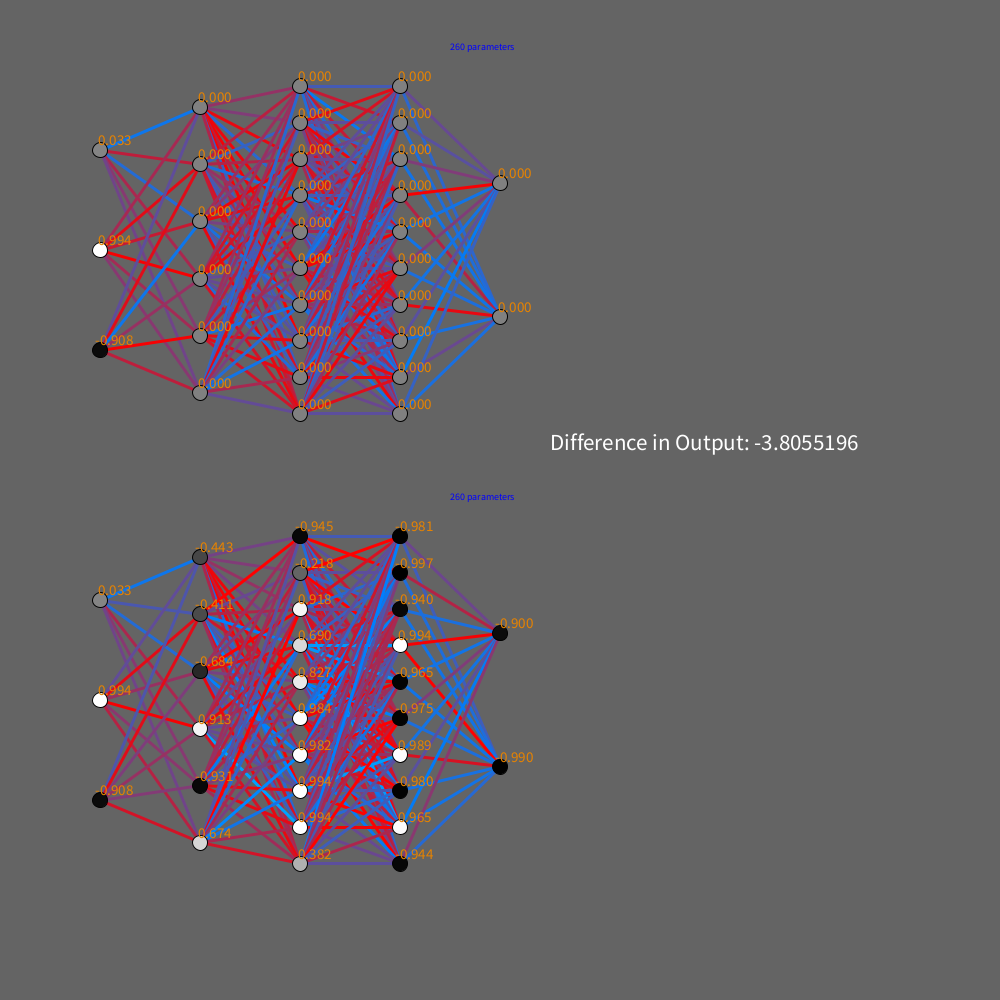
Frame 1 (no input)
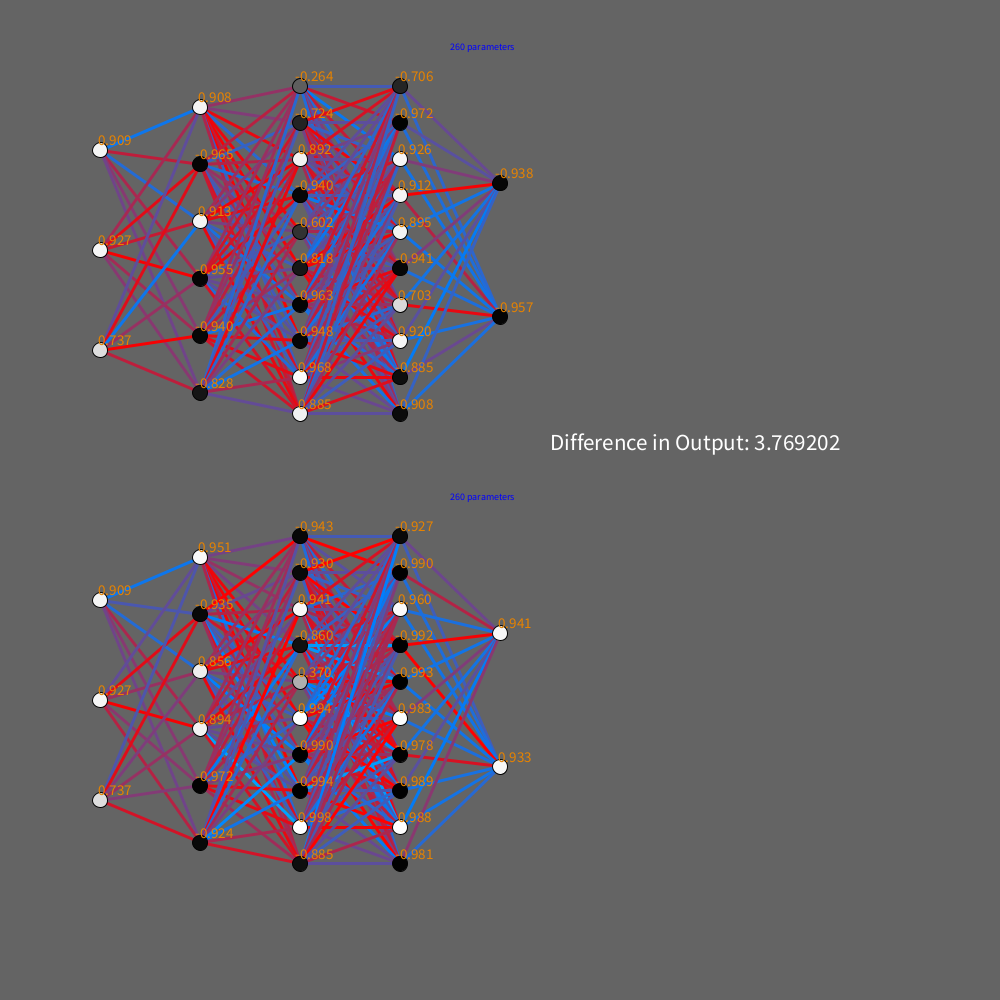
Frame 60 (the mouse pressed at the canvas centre just before this capture)
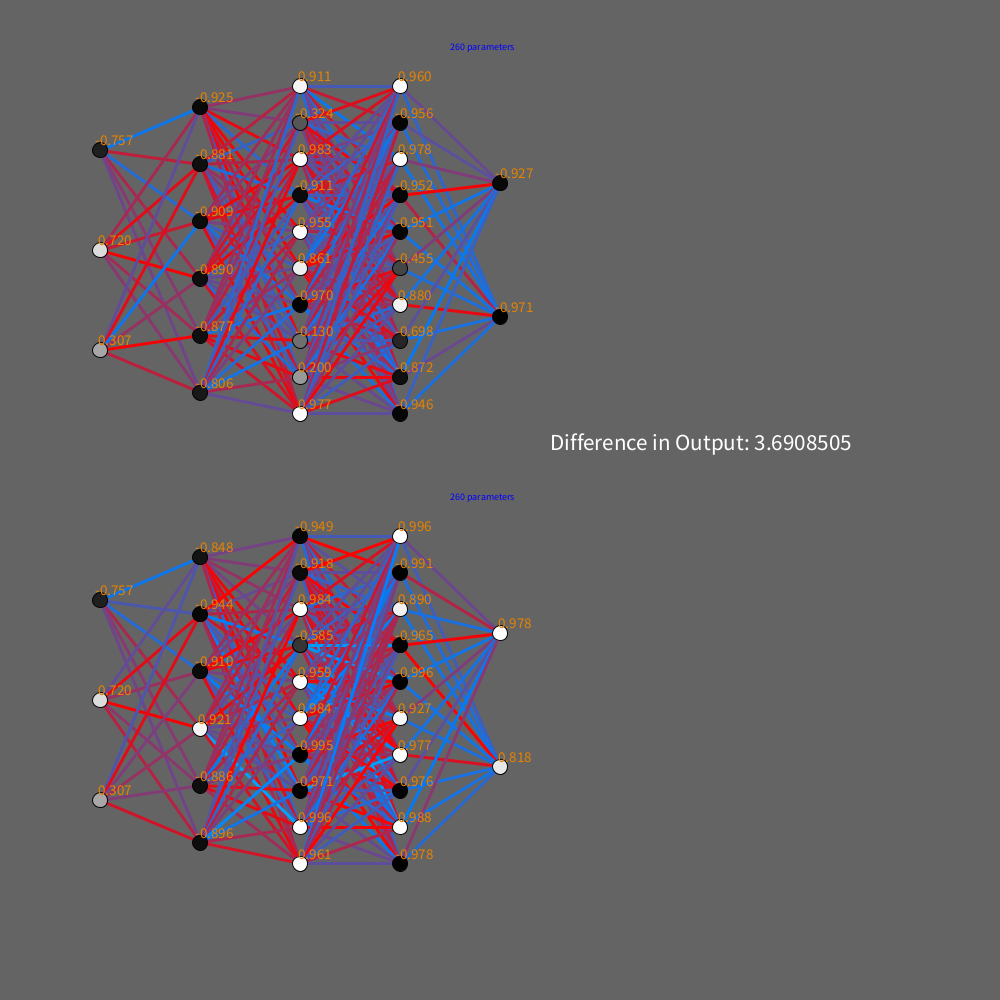
Frame 120 (the mouse held since frame 60 and released just before this capture)

The Processing sketch that drew these frames (run headless with seeded random() and noise(); from frame 60 on, the mouse is pressed at the canvas centre):

// Processing sketch: neural_net_test
// ── neural_net_test.pde
int[] layout = {3,6,10,10,2};
float[] testInput = generateTestInputs(2);

NeuralNet nn;
NeuralNet n2;
boolean ran = false;

void setup(){
  //layout = generateLayouts(100);
  nn = new NeuralNet(layout);
  n2 = new NeuralNet(nn);
  size(1000, 1000);
  frameRate(24);
  textSize(15);
  nn.inputValues(testInput);
  n2.mutate(10, 0.5);
 
  
  
  
}

void draw(){
  background(100);
  
  
  
  float[] testInput2 = {sin(frameCount/30.0),cos(frameCount/9.0),-cos(frameCount/30.0+0.4)};
  //float[] testInput2 = {sin(frameCount/30.0)};
  nn.inputValues(testInput2);
  n2.inputValues(testInput2);
  

  nn.show(100, 50, 400, true);
  
  
  nn.run();
  long start = System.nanoTime();
  n2.run();
  print("run() took: "+((System.nanoTime()-start)/1000000.0)+" miliseconds with "+n2.parameter+" parameters");
  
  start = System.nanoTime();
  n2.show(100, 500, 400, true);
  println("    show() took: "+((System.nanoTime()-start)/1000000.0)+" miliseconds with "+n2.parameter+" parameters");
  
  
  float outDiff = n2.outputSum()-nn.outputSum();
  
  push();
  textSize(23);
  text("Difference in Output: "+outDiff, 550, 450);
 
  pop();
}






float[] generateTestInputs(int size){
  float[] out = new float[size];
  for(int i = 0; i<size; i++){
    out[i]=random(0,1);
  }
  return out;
}

int[] generateLayouts(int size){
  int[] out = new int[size];
  for(int i = 0; i<size; i++){
    
    out[i]=(int) Math.floor(sqrt(i));  //construct layout here based on i
    
    if(out[i]<1){out[i]=1;}
  }
  
  return out;
}

// ── Edge.pde
class Edge{
 
  float weight;
  float colorShift;
  
  public Edge( float fac, float pF){
    weight = fac;
    colorShift = (weight+pF)*(250.0/(2*pF));
  }
  
  void show(float inx,float iny,float outx,float outy){
    push();
    stroke(250-colorShift,0.5*colorShift,colorShift);
    strokeWeight(3);
    line(inx, iny, outx, outy);
    pop();
  }
  
  void mutate(float amount){
    
    
    weight+=random(-amount, amount);
    colorShift = (weight+10)*12.5;
   
  }
  
  void setWeight(float in){
    weight=in;
  }


}

// ── NeuralNet.pde
class NeuralNet{
  
  float pF = 10;
  int parameter;
  
  public int[] layout;
  
  ArrayList<Node[]> layers = new ArrayList();
  ArrayList<Edge[][]> edges = new ArrayList();
  
  public NeuralNet(int[] in){
    layout = in;
    this.fillNet();
    parameter = calcParameter();
  }
  
  
  
  public NeuralNet(NeuralNet in){
    this.layout = in.layout;
    this.pF = in.pF;
    this.layers = nodeCopy(in);
    this.edges = edgeCopy(in);
    parameter = calcParameter();
  }
  
  
  
  
  void fillNet(){
    for(int i =0; i<layout.length; i++){
     
      Node[] nodes = new Node[(int)layout[i]];
    
      if(i<layout.length-1){
        
         Edge[][] connections = new Edge[(int)layout[i]][(int)layout[i+1]];
         
         for(int j =0; j<layout[i]; j++){
          for(int k = 0; k<layout[i+1]; k++){
             connections[j][k]=new Edge(random(-pF,pF), pF);
          }
         }
         
         edges.add(connections);
      }
      for(int j =0; j<layout[i]; j++){
       nodes[j]=new Node();
       
      }
       layers.add(nodes);
     }
   }
   
   
   
   
   
   
   
   void show(float x, float y, float size, boolean showParameter){
    // print("layers: "+layers.size());
    // print("edges: "+edges.size());
     for(int i = 0; i<layers.size()-1; i++){
       for(int j = 0; j<layers.get(i).length; j++){
         for(int k = 0; k<layers.get(i+1).length; k++){
           edges.get(i)[j][k].show(x+((size/(layers.size()-1.0))*i), y+((size/(layers.get(i).length+1.0))*(j+1.0)), x+((size/(layers.size()-1.0))*(i+1.0)), y+((size/(layers.get(i+1).length+1.0))*(k+1.0)));
         }    
       }
     }
     for(int i = 0; i<layers.size(); i++){
       for(int j = 0; j<layers.get(i).length; j++){
         layers.get(i)[j].show(x+((size/(layers.size()-1.0))*i), y+((size/(layers.get(i).length+1))*(j+1.0)));
       }
     }
     
     if(showParameter){
       push();
         textSize(10);
         fill(0,0,255);
         text(parameter+" parameters", x+size-50, y);
       pop();
     }
   }
   
   int calcParameter(){
     int parameter = 0;
       for(int i =0; i<layout.length; i++){
         parameter+=layout[i]*2;
         if(i<layout.length-1){
           parameter+=layout[i]*layout[i+1];
         }
       }
       return parameter;
   }
   
   
   
   
   
   
   void run(){
     for(int i = 1; i<layers.size(); i++){
       for(int j = 0; j<layers.get(i).length;j++){
         float[] in = new float[layers.get(i-1).length];
           for(int k = 0; k<in.length;k++){
             in[k]=layers.get(i-1)[k].getValue()*edges.get(i-1)[k][j].weight;
           }
         layers.get(i)[j].recive(in);
       }
     }
   }
   
   void run(float[] input){
     inputValues(input);
     for(int i = 1; i<layers.size(); i++){
       for(int j = 0; j<layers.get(i).length;j++){
         float[] in = new float[layers.get(i-1).length];
           for(int k = 0; k<in.length;k++){
             in[k]=layers.get(i-1)[k].getValue()*edges.get(i-1)[k][j].weight;
           }
         layers.get(i)[j].recive(in);
       }
     }
   }
   
   
   
   
  
  void inputValues(float[] in){
    if(in.length!=layers.get(0).length){
      print("invalid input");
    }else{
      for(int i = 0; i < in.length; i++){
        layers.get(0)[i].setValue(in[i]);
      }
    }
  }
  

 void mutate(float in, float pos){
  for(int i = 0; i<layers.size(); i++){
       for(int j = 0; j<layers.get(i).length;j++){
        
         if(random(0,1)<pos){
          layers.get(i)[j].mutate(in, in); 
         }
         
         if(i<layers.size()-1){
           for(int k = 0; k<layers.get(i+1).length;k++){
           if(random(0,1)<pos){
             edges.get(i)[j][k].mutate(in);
           }
         }
       }
     }
   }
 }
 
 float outputSum(){
   float out = 0;
    for(int i = 0; i<layers.get(layers.size()-1).length; i++){
      out+=layers.get(layers.size()-1)[i].value;
    }
    return out;
 }
 
 float[] outputLayer(){
   float[] out = new float[layout[layout.length-1]];
   for(int i = 0; i<out.length;i++){
     out[i]=layers.get(layers.size()-1)[i].value;
   }
   return out;
 }
 
 
 
 
 
   ArrayList<Edge[][]> edgeCopy(NeuralNet in){
   ArrayList<Edge[][]> out = new ArrayList();
  
   for(int i =0; i<in.edges.size(); i++){
         Edge[][] connections = new Edge[(int)in.layout[i]][(int)in.layout[i+1]];
         for(int j =0; j<layout[i]; j++){
          for(int k = 0; k<layout[i+1]; k++){
             connections[j][k]=new Edge(in.edges.get(i)[j][k].weight, pF);
          }
         }
         out.add(connections);
      }
      
      return out;
   }
   
   
   
   
   
   ArrayList<Node[]> nodeCopy(NeuralNet in){
     ArrayList<Node[]> out = new ArrayList();
     for(int i =0; i<in.layers.size(); i++){
         Node[] nodes = new Node[(int)in.layout[i]];
         for(int j =0; j<in.layout[i]; j++){
           nodes[j]=new Node();
           nodes[j].setBiasAndW(in.layers.get(i)[j].bias,in.layers.get(i)[j].w);
         }
         out.add(nodes);
     }
   return out;  
   }
 


}

// ── Node.pde
class Node {
  float value;
  float bias = 0;
  float w = 1;

  void recive(float[] in) {
    float sum = 0;
    for (int i = 0; i < in.length; i++) {
      sum+=in[i];
    }
    value = atan(sum*w+bias)/PI*2;
  }

  float getValue() {
    return this.value;
  }

  void setValue(float in) {
    value = in;
  }

  void setBiasAndW(float b, float wIn) {
    bias=b;
    w=wIn;
  }


  public void show(float x, float y) {

    push();
    fill(value*128+128);
    circle(x, y, 15);
    fill(230, 130, 0);
    text(value, x-5, y-5);
    pop();
  }




  public void mutate(float biasMutation, float wMutation) {

    float bFactor = random(-biasMutation, biasMutation);
    float wFactor = 1+random(-wMutation, wMutation);

    bias+=bFactor;
    w*=wFactor;
  }
}
